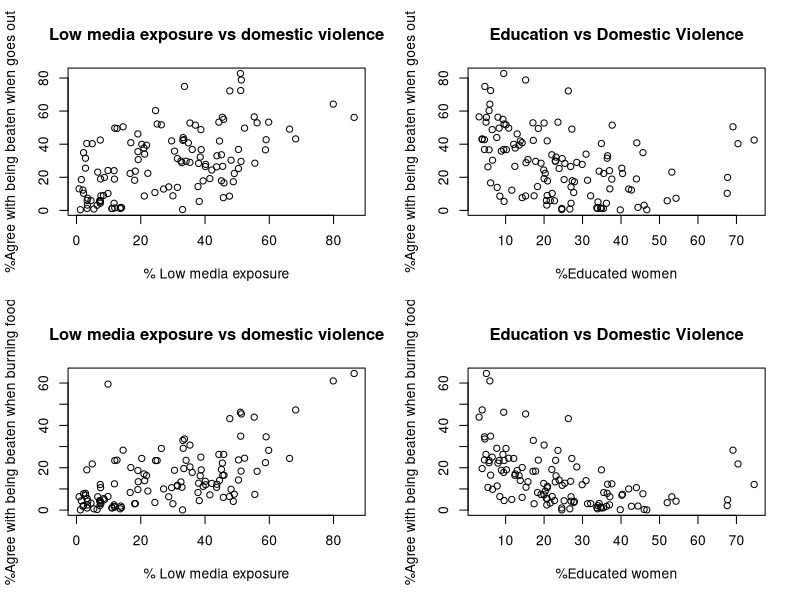
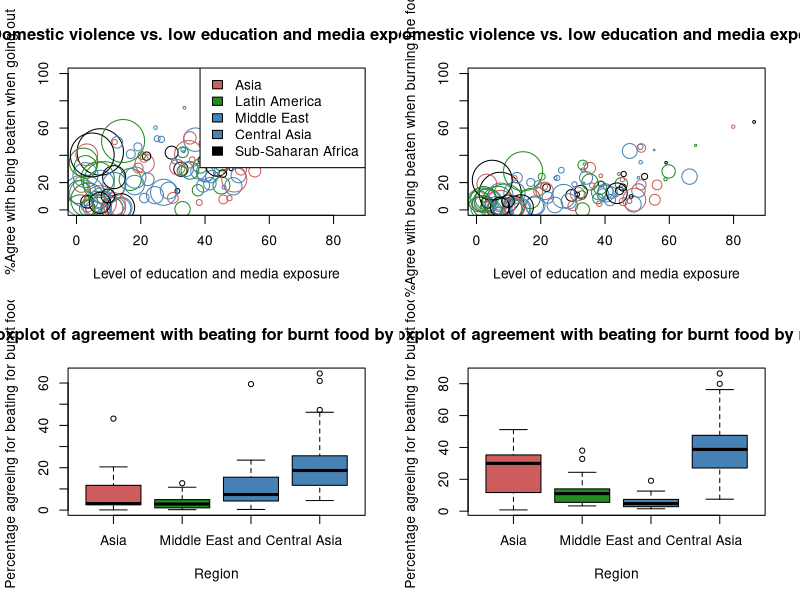
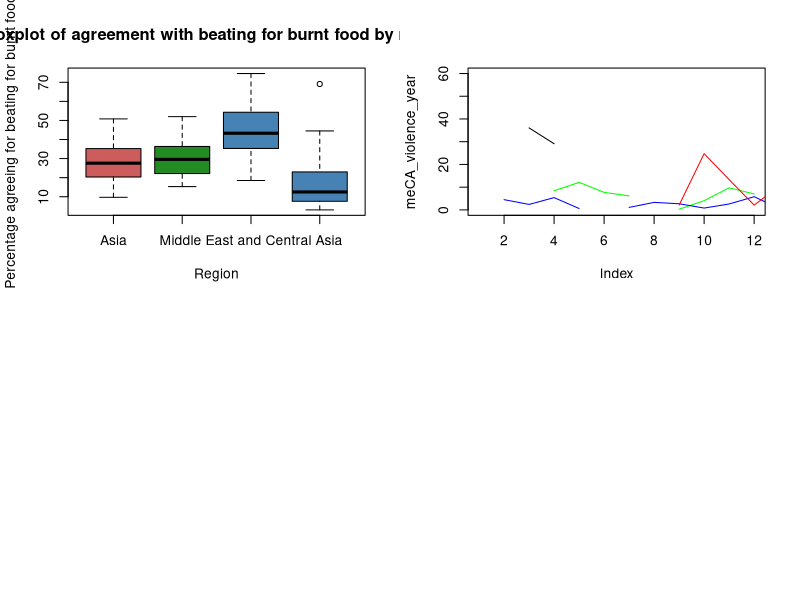

Here is the R script that generated these plots, in order:
## ---- chunk 1
library(readr)
violence <- read_csv("data/dhs_ipv.csv")

## ---- chunk 2
## Use this R chunk for your plot. It already specifies the figure size.
par(mfrow = c(2, 2))
plot(violence$no_media,violence$beat_goesout, xlab = "% Low media exposure", ylab="%Agree with being beaten when goes out", main = "Low media exposure vs domestic violence")
plot(violence$sec_school,violence$beat_goesout, xlab="%Educated women", ylab="%Agree with being beaten when goes out", main="Education vs Domestic Violence")


plot(violence$no_media,violence$beat_burnfood, xlab = "% Low media exposure", ylab="%Agree with being beaten when burning food", main = "Low media exposure vs domestic violence")
plot(violence$sec_school,violence$beat_burnfood, xlab="%Educated women", ylab="%Agree with being beaten when burning food", main="Education vs Domestic Violence")





## ---- chunk 3

## Use this R chunk for your plot. It already specifies the figure size.
colors = c("Asia" = "indianred", "Latin America" = "forestgreen", "Middle East" = "steelblue", "Central Asia" = "steelblue", "Sub-Saharan Africa" = "black")
colors_region = colors[violence$region]
plot(x = violence$no_media, y= violence$beat_goesout, col=colors, pch=1, cex=violence$sec_school/10, ylim = c(0,100),main = "Domestic violence vs. low education and media exposure", xlab = "Level of education and media exposure", ylab= "%Agree with being beaten when going out" )
legend("topright", legend = names(colors), fill = colors)

## ---- chunk 4
## Use this R chunk for your plot. It already specifies the figure size.
plot(x = violence$no_media, y= violence$beat_burnfood, col=colors, pch=1, cex=violence$sec_school/11, ylim = c(0,100),main = "Domestic violence vs. low education and media exposure", xlab = "Level of education and media exposure", ylab= "%Agree with being beaten when burning the food" )


## ---- chunk 5
cor(violence$beat_burnfood, violence$no_media, use="complete.obs")
## ---- chunk 6
cor(violence$sec_school, violence$beat_burnfood, use="complete.obs")
## ---- chunk 7
## Use this R chunk for your plot. It already specifies the figure size.
boxplot(beat_burnfood~ region, data = violence, col = colors, 
        main = "Boxplot of agreement with beating for burnt food by region",
        xlab = "Region", ylab = "Percentage agreeing for beating for burnt food")
## ---- chunk 8
## Use this R chunk for your plot. It already specifies the figure size.
boxplot(no_media~ region, data = violence, col = colors, 
        main = "Boxplot of agreement with beating for burnt food by region",
        xlab = "Region", ylab = "Percentage agreeing for beating for burnt food")

## ---- chunk 9
## Use this R chunk for your plot. It already specifies the figure size.
boxplot(sec_school~ region, data = violence, col = colors, 
        main = "Boxplot of agreement with beating for burnt food by region",
        xlab = "Region", ylab = "Percentage agreeing for beating for burnt food")

## ---- chunk 10
subset_asia = subset(violence, region == "Asia")
subset_meCA = subset(violence, region == "Middle East and Central Asia")
subset_subsahara = subset(violence, region == "Sub-Saharan Africa")
subset_america = subset(violence, region == "Latin America")
 asia_violence_year = tapply(subset_asia$beat_burnfood, subset_asia$year, mean)
meCA_violence_year = tapply(subset_meCA$beat_burnfood, subset_meCA$year, mean)
subsahara_violence_year = tapply(subset_subsahara$beat_burnfood, subset_subsahara$year, mean)
america_violence_year = tapply(subset_america$beat_burnfood, subset_america$year, mean)


plot( meCA_violence_year, type = "l", col = "green", ylim = c(0, 60))

points(subsahara_violence_year, type = "l", col = "black")
points(america_violence_year, type = "l", col = "blue")
points(asia_violence_year, type = "l", col = "red")


 


